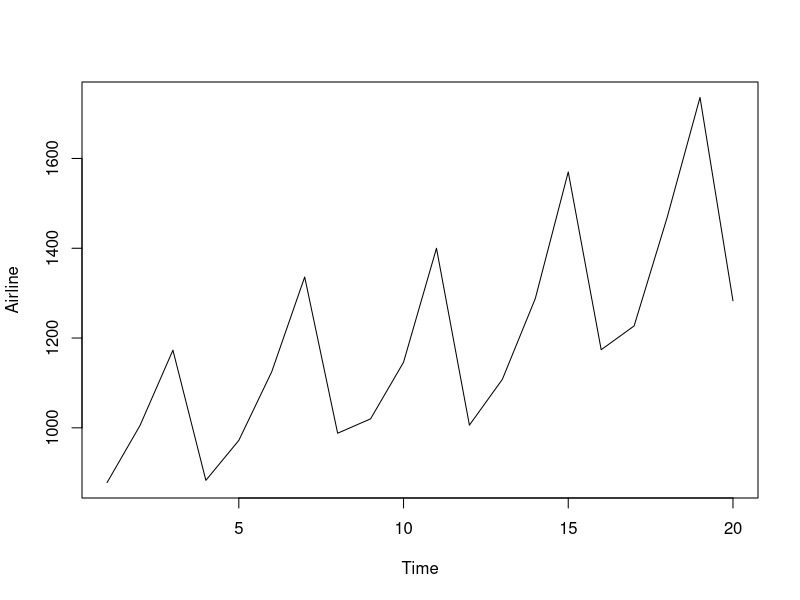
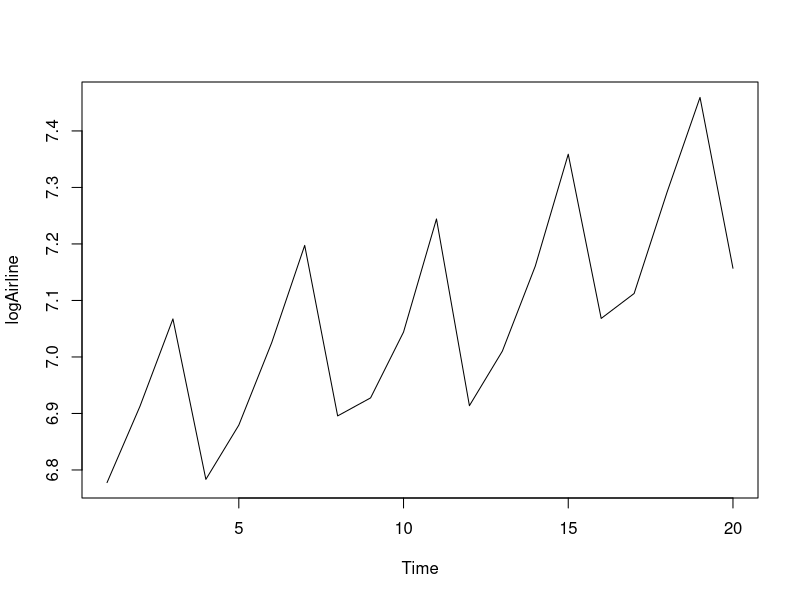
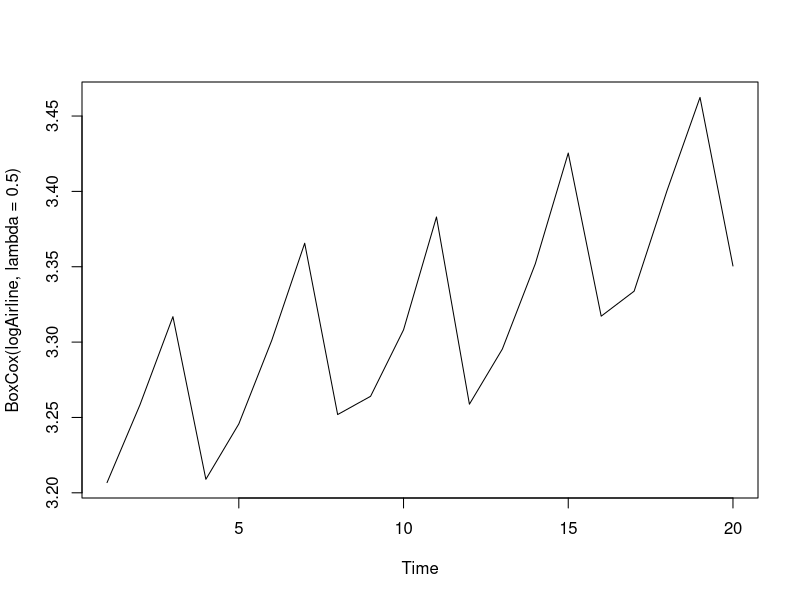
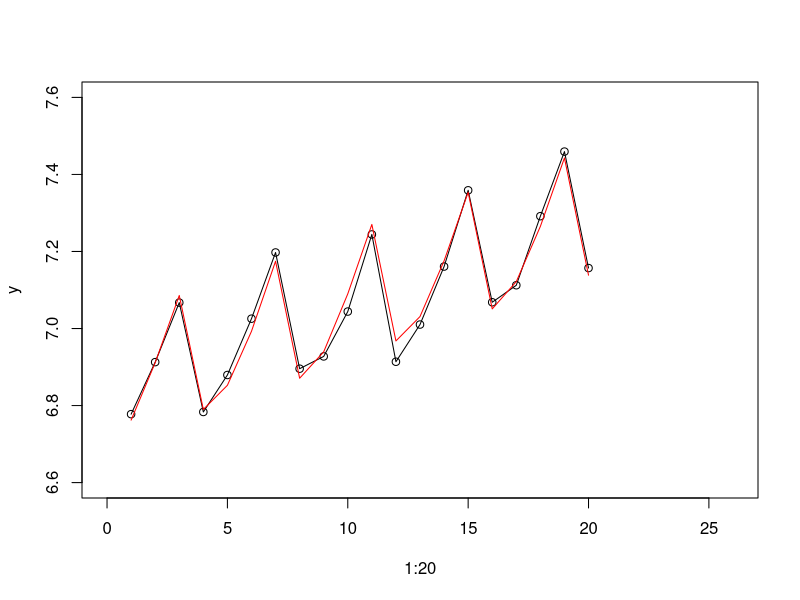

Write the R code that produced these figures, in order.
# Title     : NTU Time Series R Lecture 3 (20200129)
# Objective : Try BoxCox and Regression model on passenger data
# Created by: Karyl
# Created on: 29/1/2020

# Create a vector of airline
Airline=c(878, 1005, 1173, 883, 972, 1125, 1336, 988, 1020, 1146, 1400, 1006, 1108, 1288, 1570, 1174, 1227, 1468, 1736, 1283) #x

logAirline = log(Airline) #y

plot.ts(Airline)
plot.ts(logAirline)

# In order to demonstrate the Box-Cox transformation,
# I’ll introduce Rob Hyndman’s `forecast` package:
# install.packages('forecast')
library(forecast)

# It has two functions that are of use here.
# The primary function is BoxCox(),
# which will return a transformed time series given
# a time series and a value for the parameter lambda:
?BoxCox
?BoxCox.lambda
plot.ts(BoxCox(logAirline, lambda = 0.5))

# We can use the BoxCox.lambda() function,
# which will provide us an optimal value for parameter lambda:
lambda <- BoxCox.lambda(Airline)
print(lambda)

# Import the data "passenger"
passenger=read.table("data/passenger.txt")

# Build a regression model
?lm # Used to fit linear models
mlr <- lm(y_t~t+D_1+D_2+D_3, data=passenger)
summary(mlr)

# Produce the actual data and predictions in one figure
?plot
y <- logAirline #y = log(x)
plot(1:20, y, xlim = c(0, 26), ylim=c(6.6, 7.6))
lines(1:20, y, type="l" )
lines(1:20, y-mlr$residuals, type="l", col="red")

# Add predictions
?predict
?forecast

predict(mlr, n.ahead=4)




